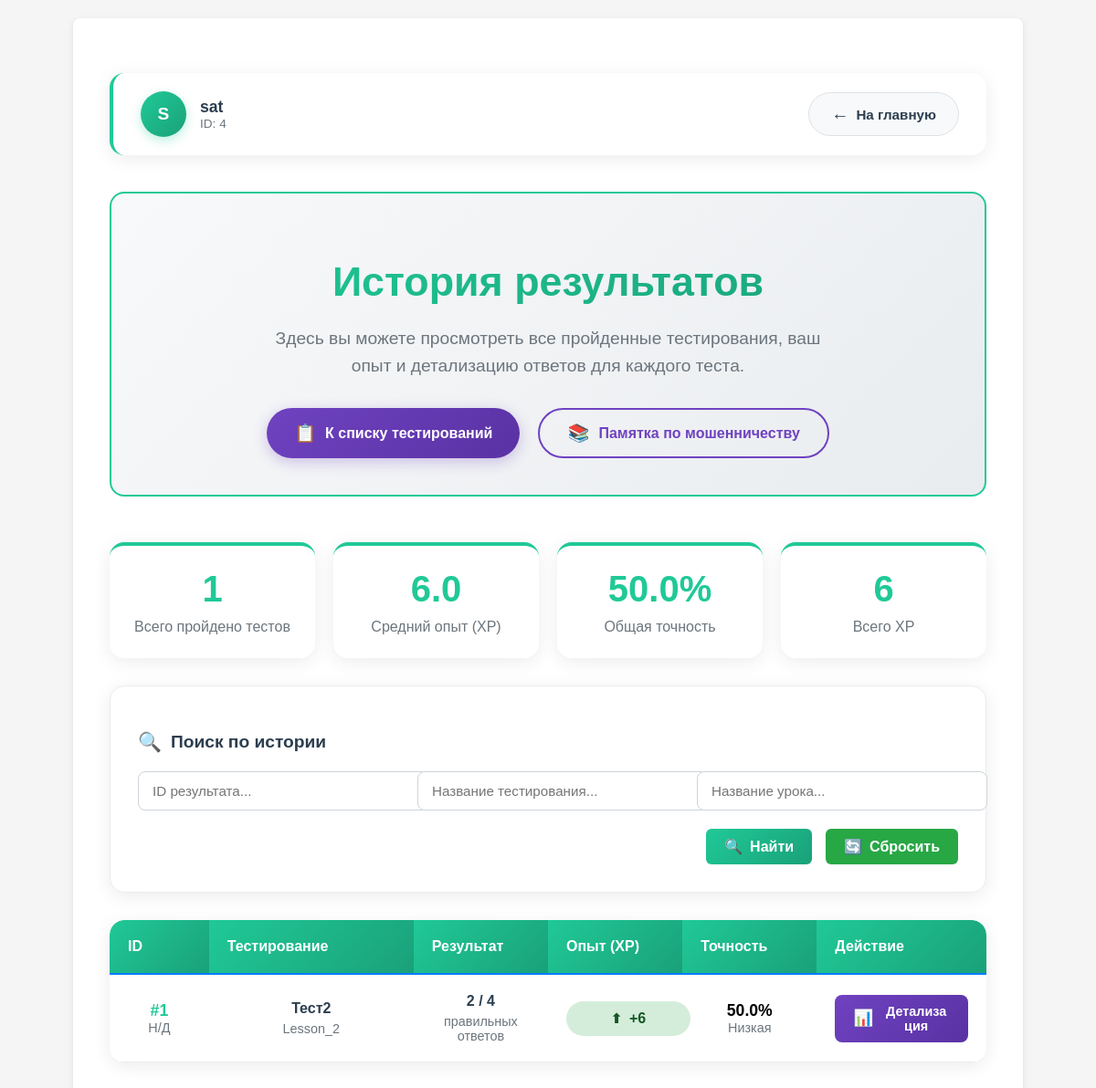
The app's page /test_room_preview/history_result (signed in), older data.
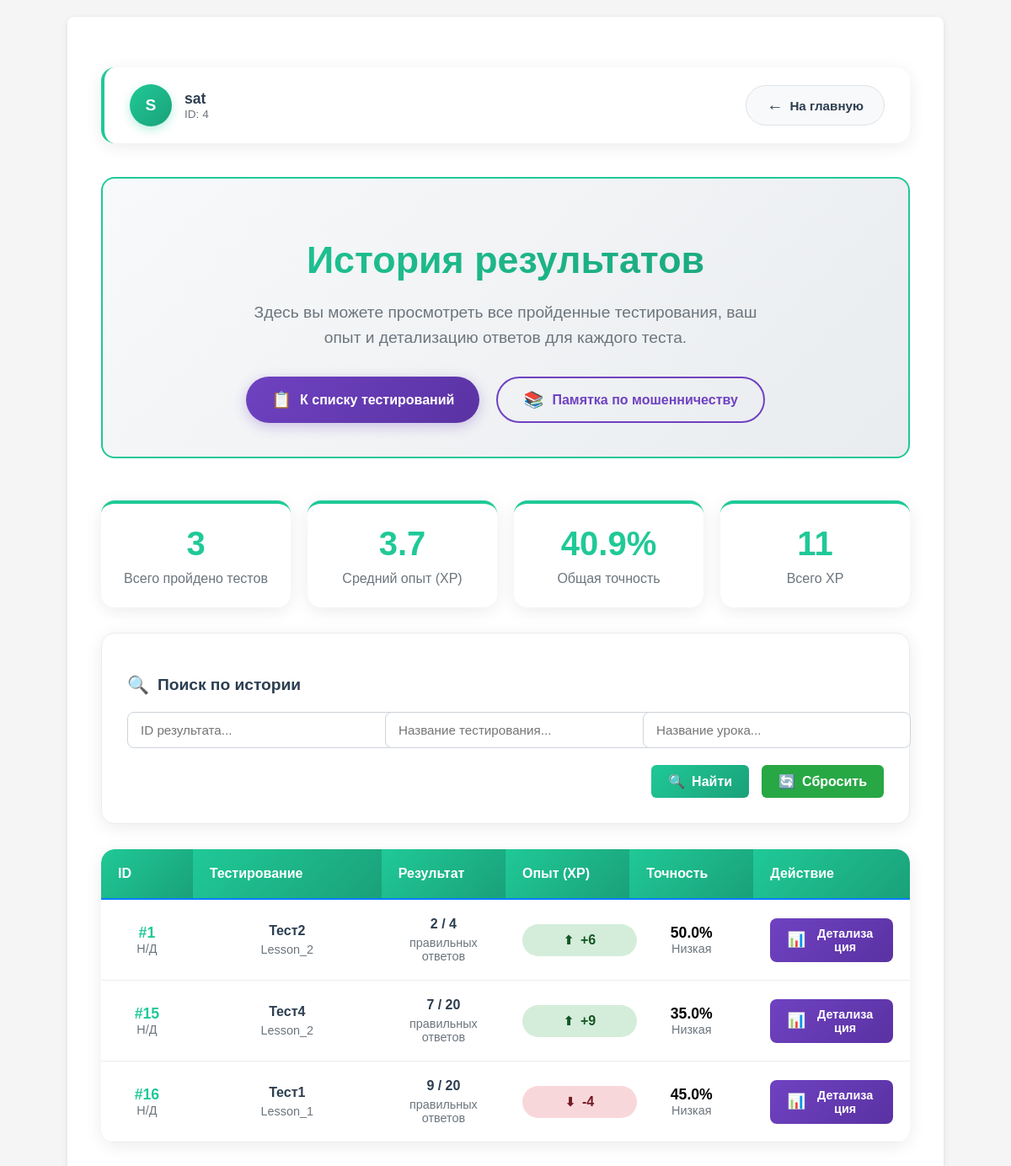
The same page, newer data.
### app.py (models this page shows, shortened)
class Result(db.Model):
    __tablename__ = 'Results'
    id = db.Column(db.Integer, primary_key=True)
    testing_id = db.Column(db.Integer, nullable=False)
    lesson_id = db.Column(db.Integer, nullable=False)
    user_id = db.Column(db.Integer, nullable=False)
    score = db.Column(db.Integer, nullable=False)
    correct_answers_id = db.Column(db.JSON, nullable=False)
    wrong_answers_id = db.Column(db.JSON, nullable=False)

class Testing(db.Model):
    __tablename__ = 'Testings'
    id = db.Column(db.Integer, primary_key=True)
    name = db.Column(db.String(64), unique=True, nullable=False)
    status = db.Column(db.Boolean, nullable=False)
    lesson_id = db.Column(db.Integer, nullable=False)
    group_id = db.Column(db.JSON, nullable=False)

class Lesson(db.Model):
    __tablename__ = 'Lessons'
    id = db.Column(db.Integer, primary_key=True)
    name = db.Column(db.String(64), unique=True, nullable=False)
    time = db.Column(db.Integer, nullable=False)
    price_correct = db.Column(db.Integer, default=1)
    price_wrong = db.Column(db.Integer, default=-1)
    questions = db.Column(db.JSON, nullable=False)

### app.py (the view)
@app.route('/test_room_preview/history_result')
def history_result():
    curent_user = User.query.filter(
        User.username.ilike(session.get('curent_user'))
    ).first()
    if not curent_user:
        return redirect(url_for('login'))
    results = Result.query.filter_by(user_id=curent_user.id).all()
    testing_ids = {r.testing_id for r in results if r.testing_id}
    lesson_ids = {r.lesson_id for r in results if r.lesson_id}
    testings_dict = {}
    if testing_ids:
        testings = Testing.query.filter(Testing.id.in_(testing_ids)).all()
        testings_dict = {t.id: t for t in testings}
    lessons_dict = {}
    if lesson_ids:
        lessons = Lesson.query.filter(Lesson.id.in_(lesson_ids)).all()
        lessons_dict = {l.id: l for l in lessons}
    return render_template('history_result.html',
                           user=curent_user,
                           results=results,
                           testings_dict=testings_dict,
                           lessons_dict=lessons_dict)

### app.py (called while the page is built)
@login_manager.user_loader
def load_user(user_id):
    return User.query.get(int(user_id))

### templates/history_result.html (shortened to what the changed rows need)
{% extends 'base.html' %}
{% block content %}
<div class="history-container">
    <div class="header-section">
        <h1 class="header-title">История результатов</h1>
    </div>
    <div class="stats-container">
        <div class="stat-card">
            <div class="stat-value">{{ results|length }}</div>
            <div class="stat-label">Всего пройдено тестов</div>
        </div>
        <div class="stat-card">
            <div class="stat-value">
                {% if results|length > 0 %}
                    {{ (results|map(attribute='score')|sum / results|length)|round(1) }}
                {% else %}
                    0
                {% endif %}
            </div>
            <div class="stat-label">Средний опыт (XP)</div>
        </div>
        <div class="stat-card">
            <div class="stat-value">
                {% if results|length > 0 %}
                    {% set total_correct = results|map(attribute='correct_answers_id')|map('length')|sum %}
                    {% set total_questions = results|map(attribute='correct_answers_id')|map('length')|sum +
                                            results|map(attribute='wrong_answers_id')|map('length')|sum %}
                    {{ ((total_correct / total_questions * 100) if total_questions > 0 else 0)|round(1) }}%
                {% else %}
                    0%
                {% endif %}
            </div>
            <div class="stat-label">Общая точность</div>
        </div>
        <div class="stat-card">
            <div class="stat-value">
                {% if results|length > 0 %}
                    {{ results|map(attribute='score')|sum }}
                {% else %}
                    0
                {% endif %}
            </div>
            <div class="stat-label">Всего XP</div>
        </div>
    </div>
    {% if results|length > 0 %}
    <div class="results-table-container">
        <div class="table-scroll">
            <table class="results-table">
                <thead>
                    <tr>
                        <th style="width: 10%">ID</th>
                        <th style="width: 25%">Тестирование</th>
                        <th style="width: 15%">Результат</th>
                        <th style="width: 15%">Опыт (XP)</th>
                        <th style="width: 15%">Точность</th>
                        <th style="width: 20%">Действие</th>
                    </tr>
                </thead>
                <tbody id="resultsTableBody">
                    {% for result in results %}
                    {% set testing = testings_dict.get(result.testing_id) %}
                    {% set lesson = lessons_dict.get(result.lesson_id) %}
                    <tr class="result-row">
                        <td>
                            <div class="result-id">#{{ result.id }}</div>
                            <div class="date-info">
                                Н/Д
                            </div>
                        </td>
                        <td>
                            {% if testing %}
                                <div class="testing-info">{{ testing.name }}</div>
                            {% else %}
                                <div style="color: #dc3545; font-weight: 600;">
                                    <span style="font-size: 0.9rem;">⚠️</span> Тестирование удалено
                                </div>
                            {% endif %}
                            {% if lesson %}
                                <div class="lesson-info">{{ lesson.name }}</div>
                            {% else %}
                                <div class="lesson-info">Урок удален</div>
                            {% endif %}
                        </td>
                        <td>
                            {% set correct_count = result.correct_answers_id|length if result.correct_answers_id else 0 %}
                            {% set wrong_count = result.wrong_answers_id|length if result.wrong_answers_id else 0 %}
                            {% set total = correct_count + wrong_count %}
                            <div class="testing-info">
                                {{ correct_count }} / {{ total }}
                            </div>
                            <div class="lesson-info">
                                правильных ответов
                            </div>
                        </td>
                        <td>
                            {% if result.score > 0 %}
                                <span class="score-badge score-positive">
                                    <span style="font-size: 0.9rem;">⬆</span>
                                    +{{ result.score }}
                                </span>
                            {% elif result.score < 0 %}
                                <span class="score-badge score-negative">
                                    <span style="font-size: 0.9rem;">⬇</span>
                                    {{ result.score }}
                                </span>
                            {% else %}
                                <span class="score-badge score-neutral">
                                    <span style="font-size: 0.9rem;">↔</span>
                                    {{ result.score }}
                                </span>
                            {% endif %}
                        </td>
                        <td>
                            {% set correct_count = result.correct_answers_id|length if result.correct_answers_id else 0 %}
                            {% set wrong_count = result.wrong_answers_id|length if result.wrong_answers_id else 0 %}
                            {% set total = correct_count + wrong_count %}
                            {% set accuracy = (correct_count / total * 100) if total > 0 else 0 %}
                            <div class="accuracy-cell">
                                {{ accuracy|round(1) }}%
                            </div>
                            <div class="lesson-info">
                                {% if accuracy >= 80 %}
                                    Отлично
                                {% elif accuracy >= 60 %}
                                    Хорошо
                                {% else %}
                                    Низкая
                                {% endif %}
                            </div>
                        </td>
                        <td>
                            <button class="details-button"
                                    onclick="showResultDetails('{{ result.testing_id }}', '{{ result.user_id }}')">
                                <span style="font-size: 1.1rem;">📊</span>
                                Детализация
                            </button>
                        </td>
                    </tr>
                    {% endfor %}
                </tbody>
            </table>
        </div>
    </div>
    {% endif %}
</div>
{% endblock %}
{% set show_footer = False %}

Row changes from the older to the newer data that the page shows:
added Result: id "15", {{ lesson.name }} "Lesson_2", correct_count "7", total "20", score "9", accuracy "35.0"
now on this page (row edited): Testing: name "Тест4"
added Result: id "16", correct_count "9", total "20", score "-4", accuracy "45.0"
now on this page (row unchanged): Testing: name "Тест1"
now on this page (row unchanged): Lesson: name "Lesson_1"
Text that changed along with them:
{{ results|length }}: "1" → "3"
{{ (results|map(attribute='score')|sum / results|length)|round(1) }}: "6.0" → "3.7"
{{ results|map(attribute='score')|sum }}: "6" → "11"
text no longer shown: "50.0"
text now shown: "40.9"
